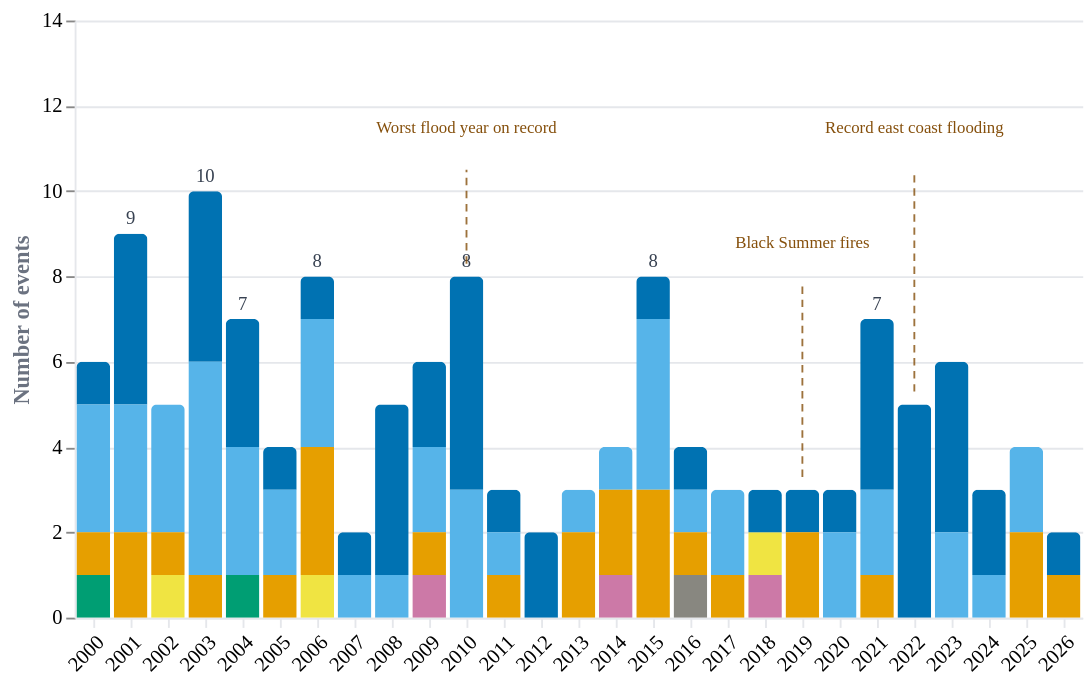

Vega-Lite specification for this chart:
### Vega-Lite specification from a JSON file in a GitHub repository (floating-point values rounded to 4 significant figures)
{"$schema": "https://vega.github.io/schema/vega-lite/v5.json", "width": "container", "height": 320, "data": {"values": [{"year": 2000, "disaster_type": "Flood", "count": 1}, {"year": 2000, "disaster_type": "Storm", "count": 3}, {"year": 2000, "disaster_type": "Wildfire", "count": 1}, {"year": 2000, "disaster_type": "Infestation", "count": 1}, {"year": 2001, "disaster_type": "Flood", "count": 4}, {"year": 2001, "disaster_type": "Storm", "count": 3}, {"year": 2001, "disaster_type": "Wildfire", "count": 2}, {"year": 2002, "disaster_type": "Drought", "count": 1}, {"year": 2002, "disaster_type": "Storm", "count": 3}, {"year": 2002, "disaster_type": "Wildfire", "count": 1}, {"year": 2003, "disaster_type": "Flood", "count": 4}, {"year": 2003, "disaster_type": "Storm", "count": 5}, {"year": 2003, "disaster_type": "Wildfire", "count": 1}, {"year": 2004, "disaster_type": "Flood", "count": 3}, {"year": 2004, "disaster_type": "Storm", "count": 3}, {"year": 2004, "disaster_type": "Infestation", "count": 1}, {"year": 2005, "disaster_type": "Flood", "count": 1}, {"year": 2005, "disaster_type": "Storm", "count": 2}, {"year": 2005, "disaster_type": "Wildfire", "count": 1}, {"year": 2006, "disaster_type": "Drought", "count": 1}, {"year": 2006, "disaster_type": "Flood", "count": 1}, {"year": 2006, "disaster_type": "Storm", "count": 3}, {"year": 2006, "disaster_type": "Wildfire", "count": 3}, {"year": 2007, "disaster_type": "Flood", "count": 1}, {"year": 2007, "disaster_type": "Storm", "count": 1}, {"year": 2008, "disaster_type": "Flood", "count": 4}, {"year": 2008, "disaster_type": "Storm", "count": 1}, {"year": 2009, "disaster_type": "Extreme temperature", "count": 1}, {"year": 2009, "disaster_type": "Flood", "count": 2}, {"year": 2009, "disaster_type": "Storm", "count": 2}, {"year": 2009, "disaster_type": "Wildfire", "count": 1}, {"year": 2010, "disaster_type": "Flood", "count": 5}, {"year": 2010, "disaster_type": "Storm", "count": 3}, {"year": 2011, "disaster_type": "Flood", "count": 1}, {"year": 2011, "disaster_type": "Storm", "count": 1}, {"year": 2011, "disaster_type": "Wildfire", "count": 1}, {"year": 2012, "disaster_type": "Flood", "count": 2}, {"year": 2013, "disaster_type": "Storm", "count": 1}, {"year": 2013, "disaster_type": "Wildfire", "count": 2}, {"year": 2014, "disaster_type": "Extreme temperature", "count": 1}, {"year": 2014, "disaster_type": "Storm", "count": 1}, {"year": 2014, "disaster_type": "Wildfire", "count": 2}, {"year": 2015, "disaster_type": "Flood", "count": 1}, {"year": 2015, "disaster_type": "Storm", "count": 4}, {"year": 2015, "disaster_type": "Wildfire", "count": 3}, {"year": 2016, "disaster_type": "Epidemic", "count": 1}, {"year": 2016, "disaster_type": "Flood", "count": 1}, {"year": 2016, "disaster_type": "Storm", "count": 1}, {"year": 2016, "disaster_type": "Wildfire", "count": 1}, {"year": 2017, "disaster_type": "Storm", "count": 2}, {"year": 2017, "disaster_type": "Wildfire", "count": 1}, {"year": 2018, "disaster_type": "Drought", "count": 1}, {"year": 2018, "disaster_type": "Extreme temperature", "count": 1}, {"year": 2018, "disaster_type": "Flood", "count": 1}, {"year": 2019, "disaster_type": "Flood", "count": 1}, {"year": 2019, "disaster_type": "Wildfire", "count": 2}, {"year": 2020, "disaster_type": "Flood", "count": 1}, {"year": 2020, "disaster_type": "Storm", "count": 2}, {"year": 2021, "disaster_type": "Flood", "count": 4}, {"year": 2021, "disaster_type": "Storm", "count": 2}, {"year": 2021, "disaster_type": "Wildfire", "count": 1}, {"year": 2022, "disaster_type": "Flood", "count": 5}, {"year": 2023, "disaster_type": "Flood", "count": 4}, {"year": 2023, "disaster_type": "Storm", "count": 2}, {"year": 2024, "disaster_type": "Flood", "count": 2}, {"year": 2024, "disaster_type": "Storm", "count": 1}, {"year": 2025, "disaster_type": "Storm", "count": 2}, {"year": 2025, "disaster_type": "Wildfire", "count": 2}, {"year": 2026, "disaster_type": "Flood", "count": 1}, {"year": 2026, "disaster_type": "Wildfire", "count": 1}]}, "layer": [{"mark": {"type": "bar", "cornerRadiusTopLeft": 3, "cornerRadiusTopRight": 3, "tooltip": true}, "encoding": {"x": {"field": "year", "type": "ordinal", "title": null, "axis": {"labelAngle": -45, "labelFontSize": 11, "labelFont": "DM Sans", "gridColor": "#e5e7eb", "tickColor": "#e5e7eb", "domainColor": "#e5e7eb"}}, "y": {"aggregate": "sum", "field": "count", "type": "quantitative", "title": "Number of events", "scale": {"domainMax": 14}, "axis": {"labelFontSize": 11, "labelFont": "DM Sans", "titleFontSize": 12, "titleFont": "DM Sans", "titleColor": "#6b7280", "gridColor": "#e5e7eb", "domainColor": "#e5e7eb"}}, "color": {"field": "disaster_type", "type": "nominal", "title": null, "scale": {"domain": ["Flood", "Storm", "Wildfire", "Drought", "Extreme temperature", "Infestation", "Epidemic"], "range": ["#0072B2", "#56B4E9", "#E69F00", "#F0E442", "#CC79A7", "#009E73", "#888780"]}, "legend": null}, "tooltip": [{"field": "year", "type": "ordinal", "title": "Year"}, {"field": "disaster_type", "type": "nominal", "title": "Type"}, {"field": "count", "type": "quantitative", "title": "Events"}]}}, {"mark": {"type": "text", "dy": -8, "fontSize": 10, "fontWeight": "500", "font": "DM Sans", "color": "#374151"}, "transform": [{"aggregate": [{"op": "sum", "field": "count", "as": "total"}], "groupby": ["year"]}, {"filter": "datum.total >= 7"}], "encoding": {"x": {"field": "year", "type": "ordinal"}, "y": {"field": "total", "type": "quantitative"}, "text": {"field": "total", "type": "quantitative"}}}, {"data": {"values": [{"year": 2010, "y0": 8.3, "y1": 10.5}, {"year": 2022, "y0": 5.3, "y1": 10.5}, {"year": 2019, "y0": 3.3, "y1": 7.8}]}, "mark": {"type": "rule", "strokeWidth": 1, "strokeDash": [4, 3], "color": "#854F0B", "opacity": 0.8}, "encoding": {"x": {"field": "year", "type": "ordinal"}, "y": {"field": "y0", "type": "quantitative"}, "y2": {"field": "y1", "type": "quantitative"}}}, {"data": {"values": [{"year": 2010, "y": 11.5, "label": "Worst flood year on record"}, {"year": 2022, "y": 11.5, "label": "Record east coast flooding"}, {"year": 2019, "y": 8.8, "label": "Black Summer fires"}]}, "mark": {"type": "text", "fontSize": 9, "font": "DM Sans", "fontWeight": "500", "color": "#854F0B", "align": "center", "lineBreak": "\n", "background": "#fff8f0", "backgroundOpacity": 1, "backgroundPadding": {"left": 5, "right": 5, "top": 3, "bottom": 3}, "backgroundCornerRadius": 3}, "encoding": {"x": {"field": "year", "type": "ordinal"}, "y": {"field": "y", "type": "quantitative"}, "text": {"field": "label", "type": "nominal"}}}], "view": {"stroke": null}, "background": "transparent", "config": {"font": "DM Sans", "bar": {"cursor": "pointer"}}}
